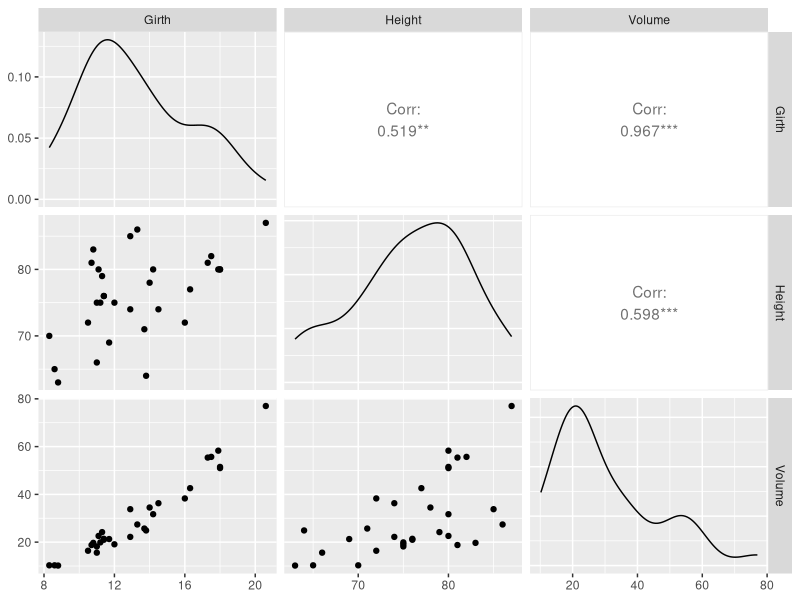
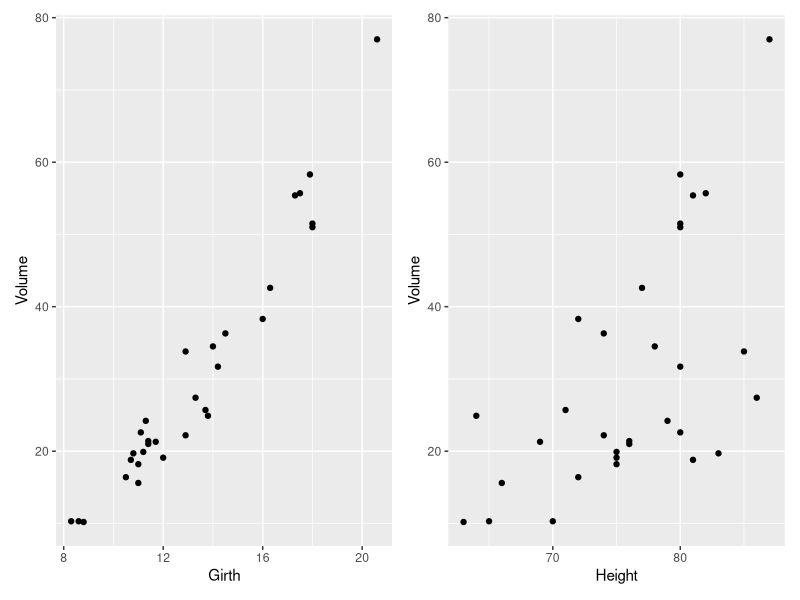
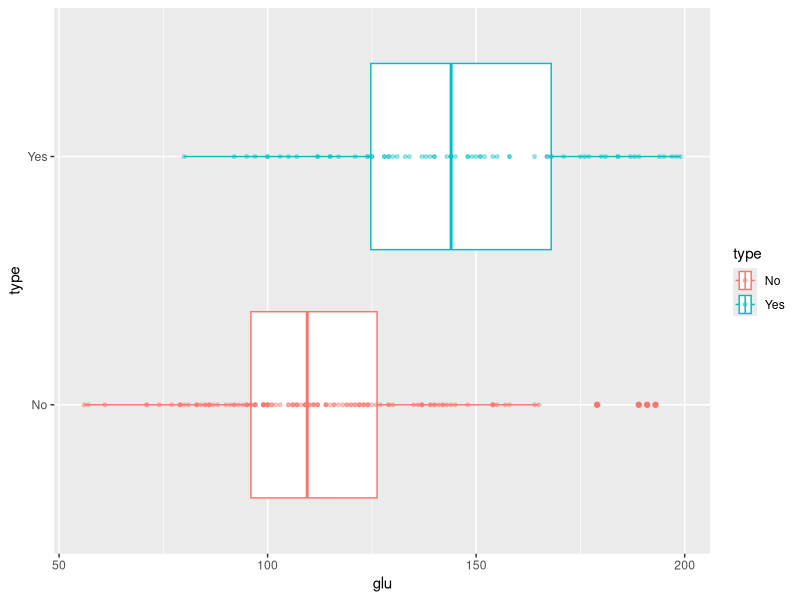
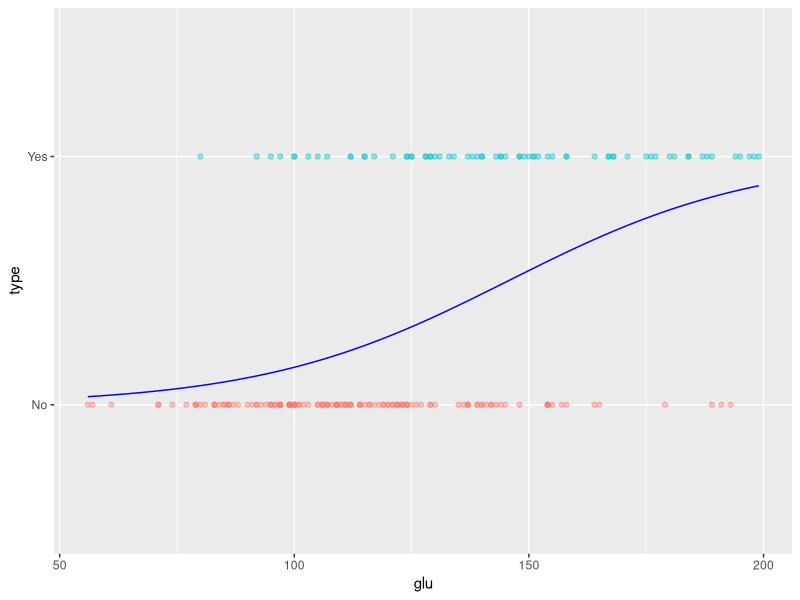
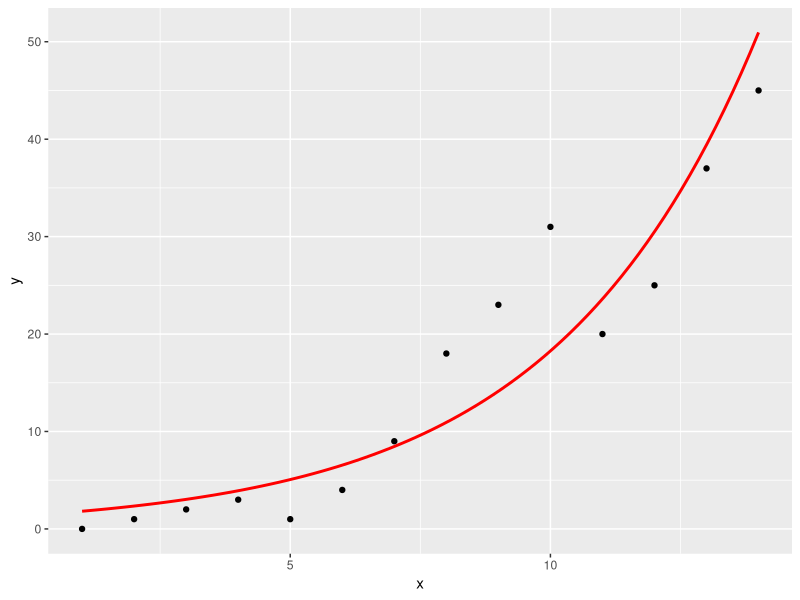
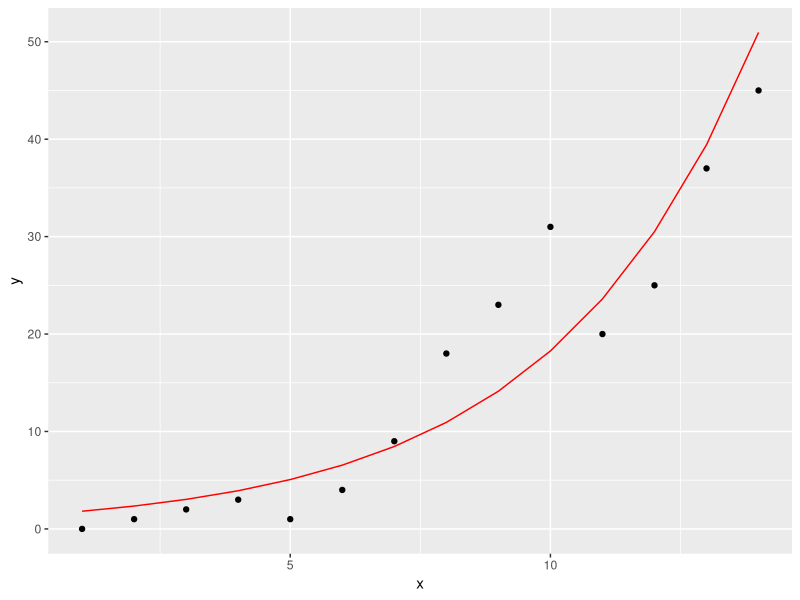
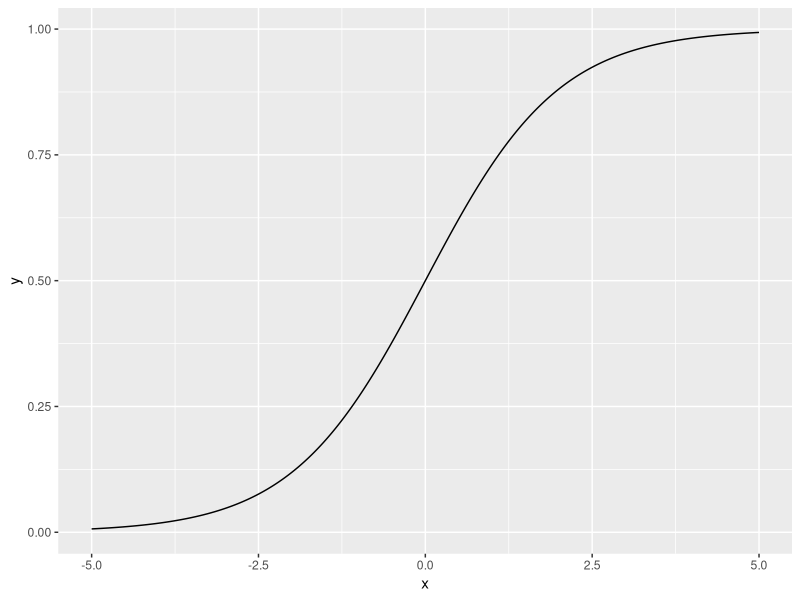
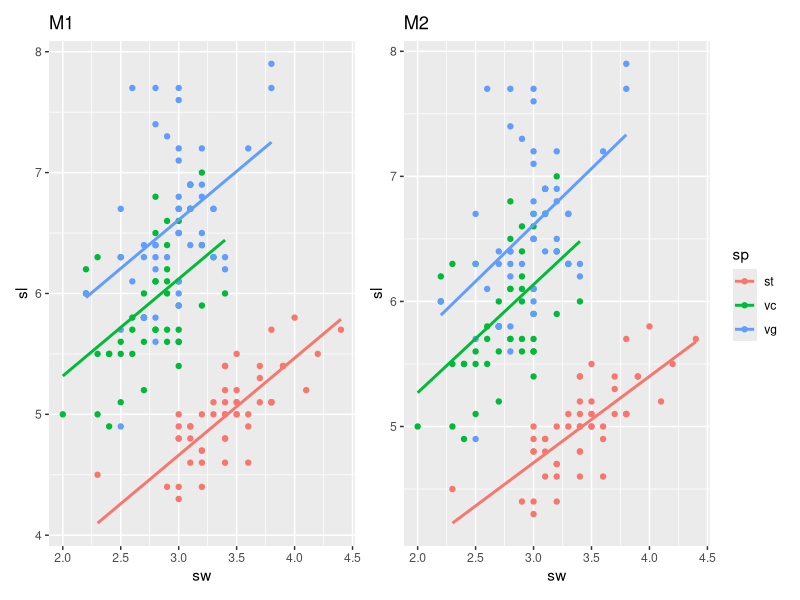

Recreate these plots in R, in order.
## ---- chunk 1
library(tidyverse)
library(patchwork)
library(GGally)
library(scales)
library(MASS)
## ---- chunk 2
dim(trees)
names(trees)
## ---- chunk 3
# View(trees)
## ---- chunk 4
ggpairs(trees)
## ---- chunk 5
pp_601a <- ggplot(trees)+geom_point(aes(Girth,Volume))
pp_601b <- ggplot(trees)+geom_point(aes(Height,Volume))

pp_601  <- pp_601a + pp_601b
## ---- chunk 6
pp_601
## ---- chunk 7
lm(log(Volume)~log(Girth)+log(Height),trees)
## ---- chunk 8
options()$contrasts
default <- options()$contrasts

options(contrasts=c("contr.sum","contr.poly"))
options()$contrasts

options(contrasts=default)
options()$contrasts
## ---- chunk 9
contr.treatment(3)
contr.treatment(3,2)
contr.SAS(3)
contr.sum(3)
contr.helmert(3)
## ---- chunk 10
pima <- MASS::Pima.tr 
dim(pima)
names(pima)

ggplot(pima)+
  geom_boxplot(aes(glu,type,col=type))+
  geom_point(aes(glu,type,col=type), size=1, alpha=0.4)
## ---- chunk 11
library(MASS)
pima <- Pima.tr 

( r_pima <- glm(type~glu, binomial, pima) )

gsx    <- with(pima, seq( min(glu), max(glu),l= 200))
df_glu <- data.frame(glu=gsx)
prd    <- predict(r_pima,newdata=df_glu,type="response")

ggplot()+
  geom_point(data=pima,aes(glu,type,col=type),alpha=0.4)+
  geom_line(aes(gsx,prd+1),col="blue")+
  theme(legend.position='none')

## ---- chunk 12
x <- 1:14
y <- c(0,1,2,3,1,4,9,18,23,31,20,25,37,45)

aids<- data.frame(x=x,y=y)

r_aids <- glm(y~x,family=poisson,data=aids)

ggplot(aids)+geom_point(aes(x,y))+
    geom_smooth( aes(x,y), formula="y~x", method=glm, 
         method.args = list(family = "poisson"), col="red", se=F)
## ---- chunk 13
x <- 1:14
y <- c(0,1,2,3,1,4,9,18,23,31,20,25,37,45)

aids<- data.frame(x=x,y=y)

( r_aids <- glm(y~x,family=poisson,data=aids) )
yhat<- predict(r_aids, type="response")

ggplot()+geom_point(aes(x,y))+
     geom_line(aes(x,yhat), col="red")
## ---- chunk 14
x <- (-500:500)/100
y <-exp(x)/(1+exp(x))

ggplot()+geom_line(aes(x,y))
## ---- chunk 15
pima <- MASS::Pima.tr 
r_pima_3 <- glm(type~glu+npreg+age, binomial, pima)
anova(r_pima_3)
## ---- chunk 16
deviance(r_aids)      # deviance
( dfr <- r_aids$df.residual )    # resid df
deviance(r_aids) / dfr
rs1 <- resid(r_aids)  # deviance residuals
sum(rs1*rs1)          # deviance
rs2 <- resid(r_aids, "pearson")  # pearson resid
sum(rs2*rs2)/ dfr
## ---- chunk 17
x <-  1:10
y <-  1+2*x+rnorm(10)
# (A, B) and (C, D) show the same results
lm(y ~ x)    	#  A 
lm(y ~ 1+x)  	#  B
lm(y ~ 0+x)  	#  C
lm(y ~-1+x) 	#  D
## ---- chunk 18
sex<-factor(rep(c("M","F"), e=8))
type<-factor(rep(c("A","B","O","AB"), 4))
score<- 10*c(rnorm(8,0.5), rnorm(8,1))
lm(score ~ sex + type )               	# 교호작용이 없는 모형 
lm(score ~ sex + type + sex:type )    	# 교호작용이 있는 모형
lm(score ~ sex*type )                 	# 교호작용이 있는 모형
## ---- chunk 19
lm( y ~ x + I(1/x) )  
lm( y ~ x + offset(2/x) )  
## ---- chunk 20
lm(Volume ~ .^2, data = trees)
## ---- chunk 21
names(iris) <- c('sl','sw','pl','pw','sp')
levels(iris$sp)<-c("st","vc","vg")
iris[c(49:50, 99:100, 149:150),]
## ---- chunk 22
M1  <- lm(sl~sp+sw-1, iris)
M1a <- lm(sl~sp+sw, iris)

summary(M1)
summary(M1a) 
## ---- chunk 23
anova(M1)
anova(M1a) 
## ---- chunk 24
( M2  <- lm(sl~sp/sw-1, iris) ) 
( M2a <- lm(sl~sp/sw, iris)   )  # sl ~ sp+sp/sw
( M2b <- lm(sl~sp*sw, iris)   )
## ---- chunk 25
coef(M2)
coef(M2b) 
## ---- chunk 26
anova(M2)
anova(M2b) 
## ---- chunk 27
c(AIC(M1), AIC(M2))
c(BIC(M1), BIC(M2))
## ---- chunk 28
rs <- resid(M1)
n  <- length(rs)
sig2 <- sum(rs*rs)/n
ss   <- n*(1+log(2*pi*sig2))
( aic_M1 <- ss + 2*(4+1) )
( bic_M1 <- ss + log(n)*(4+1) )
## ---- chunk 29
library(tidyverse)
library(patchwork)

sw_range = with(iris, do.call( rbind, by(sw, sp, range)))
sw_range

prd= data.frame(sw=c(t(sw_range))) 
prd$sp = rep(levels(iris$sp),e=2)
prd$sl = predict(M1,newdata=prd)

prd


pp <- ggplot(iris,aes(sw,sl,col=sp))+geom_point()

pp_M1 <- pp+geom_line(data=prd, size=1)+ 
         labs(title="M1")+
         theme(legend.position='none')

pp_M2 <- pp+geom_smooth(method=lm,formula=y~x, se=F)+
         labs(title="M2")

pp_M1 + pp_M2 

## ---- chunk 30
ldose <- rep(0:5, 2)
ndead <- c(1, 4, 9, 13, 18, 20, 0, 2, 6, 10, 12, 16)
sex <- factor(rep(c("M","F"),e=6))
nda<-cbind(ndead, alive=20-ndead)
xd<-data.frame(ldose, ldose2=ldose-2, sex)

( M3 <- glm( nda~sex*ldose, data=xd, family = binomial) )
( M4 <- glm( nda~sex+ldose, data=xd, family = binomial) )
( M5 <- glm( nda~sex*ldose2, data=xd, family = binomial))
## ---- chunk 31
           
lds0<- rep(seq(min(ldose),max(ldose),l=200),2)
sx0 <- factor(rep(c("M","F"),e=200))
xd0 <- data.frame(ldose=lds0, ldose2=lds0-2, sex=sx0) 
         
prd_M3<- predict(M3,newdata=xd0,type="response")         
prd_M4<- predict(M4,newdata=xd0,type="response")         


pp <- ggplot()+
  geom_point(aes(ldose,ndead/20,col=sex))+
  labs(y="Probability")
  
pp_M3_0 <- pp + geom_line(data=xd0,
              aes(ldose,prd_M3,col=sex))+
          theme(legend.position='none')+
          labs(title="M3")

pt0 <- data.frame(x=c(0,0),y=c(prd_M3[201], prd_M3[2]))
pt2 <- data.frame(x=c(2,2),y=c(prd_M3[281], prd_M3[80]))

pp_M3 <- pp_M3_0 +
         geom_line(data=pt2,aes(x,y),col="orange",size=2)+
         geom_line(data=pt0,aes(x,y),col="orange",size=3)

pp_M4 <- pp + geom_line(data=xd0,
              aes(ldose,prd_M4,col=sex))+
        labs(title="M4")
  
pp_M3 + pp_M4 + plot_layout(guides = 'collect')

## ---- chunk 32
summary(M3)
summary(M5)
## ---- chunk 33
library(MASS)

names(crabs) <- tolower(names(crabs))
levels(crabs$sp)
( r_crabs <- glm(sp~cw+cl, binomial, crabs)  )
## ---- chunk 34
library(tidyverse)
library(patchwork)
library(scales)

y    <- as.numeric(crabs$sp)-1
eta  <- predict(r_crabs,type="link")
x    <- seq(min(eta),max(eta),l=400)
prob <- exp(x)/(1+exp(x))

pp1 <- ggplot(crabs,aes(cw,cl,col=sp))+
       geom_point(size=1)+
       scale_color_manual(values=hue_pal()(2)[c(2,1)])

pp2 <- ggplot()+
       geom_point(aes(eta,y,col=factor(y)),alpha=0.2)+
       geom_line(aes(x,prob))+
       labs(x="linear predictor",y="probability")+
       scale_color_manual(values=hue_pal()(2)[c(2,1)])+
       theme(legend.position='none')
  
pp1 + pp2 + plot_layout(guides = 'collect')

## ---- chunk 35
library(MASS)

table(snails$Deaths)

r_snails <- glm(
              cbind(Deaths,N-Deaths) ~., 
              quasibinomial,
              snails
              )

summary(r_snails)

deviance(r_snails)
deviance(r_snails)/r_snails$df.residual
## ---- chunk 36
library(tidyverse)
library(MASS)

pima <- Pima.tr

r_pima_0 <- glm(type~glu+bp+skin, binomial,pima)
r_pima_a <- step(r_pima_0) 
r_pima_b <- step(r_pima_0,k=log(200))

c(AIC(r_pima_0), BIC(r_pima_0))
c(AIC(r_pima_a), BIC(r_pima_a))
c(AIC(r_pima_b), BIC(r_pima_b))
